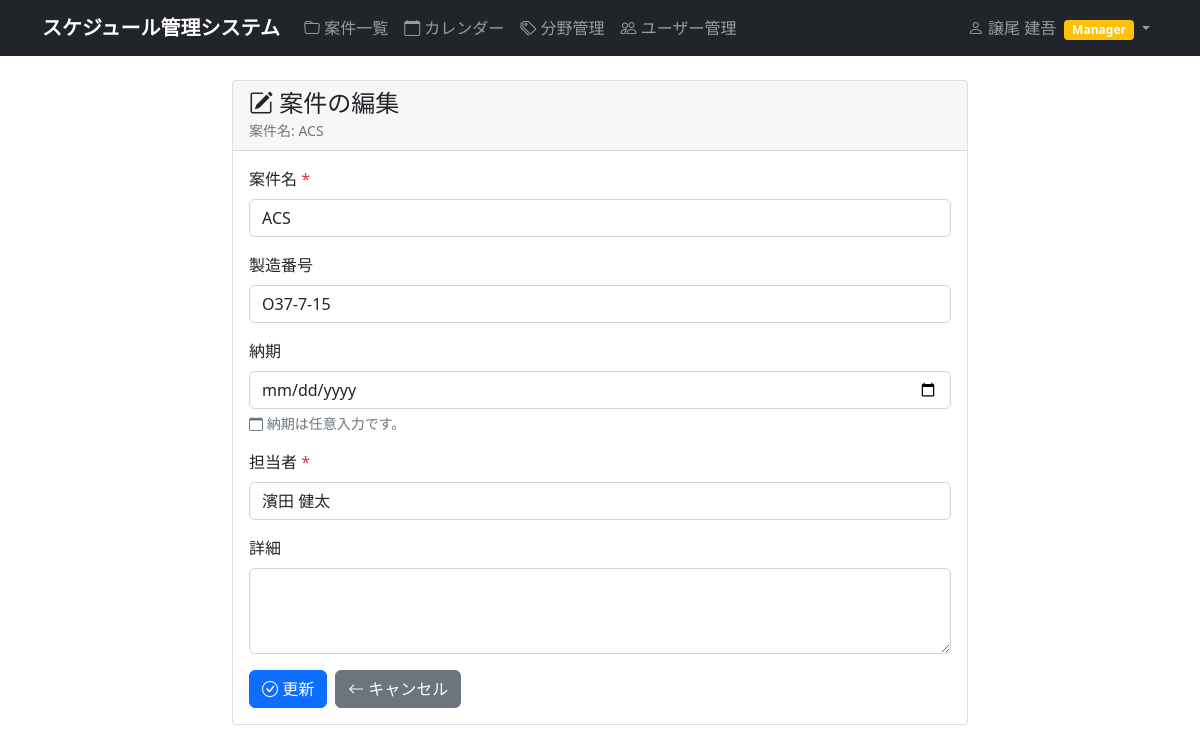
/schedule/projects/6/edit/ (signed in), run on the app's committed database.
### accounts/models.py (models this page shows)
class CustomUser(AbstractUser):
    email = models.EmailField('メールアドレス', blank=True, null=True)
    department = models.CharField('部署', max_length=100, blank=True)
    phone = models.CharField('電話番号', max_length=20, blank=True)
    is_manager = models.BooleanField('マネージャー権限', default=False)
    is_viewer = models.BooleanField('閲覧者権限', default=False, help_text='全員の案件を閲覧できますが編集はできません')
    class Meta:
        verbose_name = 'ユーザー'
        verbose_name_plural = 'ユーザー'
    def __str__(self):
        if self.first_name or self.last_name:
            return f"{self.last_name} {self.first_name}".strip()
        return self.username

### schedule/models.py (models this page shows, shortened)
class Project(models.Model):
    name = models.CharField('案件名', max_length=200)
    manufacturing_number = models.CharField('製造番号', max_length=100)
    due_date = models.DateField('納期', null=True, blank=True)
    description = models.TextField('詳細', blank=True)
    is_completed = models.BooleanField('完了フラグ', default=False)
    completed_at = models.DateTimeField('完了日時', null=True, blank=True)
    created_by = models.ForeignKey(User, on_delete=models.CASCADE, verbose_name='登録者', related_name='created_projects')
    assigned_to = models.ForeignKey(User, on_delete=models.CASCADE, verbose_name='担当者', related_name='assigned_projects')
    created_at = models.DateTimeField(auto_now_add=True)
    updated_at = models.DateTimeField(auto_now=True)
    class Meta:
        verbose_name = '案件'
        verbose_name_plural = '案件'

### schedule/views.py (the view)
# urls.py: path('projects/<int:pk>/edit/', views.project_edit, name='project_edit'),
@login_required
@never_cache
def project_edit(request, pk):
    project = get_object_or_404(Project, pk=pk)
    if request.user.is_viewer or not (request.user.is_manager or request.user.is_superuser or project.created_by == request.user):
        messages.error(request, 'この案件を編集する権限がありません。')
        return redirect('schedule:project_detail', pk=project.pk)
    if request.method == 'POST':
        form = ProjectForm(request.POST, instance=project, user=request.user)
        if form.is_valid():
            form.save()
            messages.success(request, f'案件「{project.name}」を更新しました。')
            return redirect('schedule:project_detail', pk=project.pk)
    else:
        form = ProjectForm(instance=project, user=request.user)
    return render(request, 'schedule/project_edit.html', {
        'form': form,
    })

### templates/schedule/project_edit.html (shortened to what this page needs)
{% extends "base.html" %}
{% block content %}
<div class="row">
    <div class="col-md-8 mx-auto">
        <div class="card">
            <div class="card-header">
                <h4 class="card-title mb-0">
                    <i class="bi bi-pencil-square"></i> 案件の編集
                </h4>
                <small class="text-muted">案件名: {{ form.instance.name }}</small>
            </div>
            <div class="card-body">
                <form method="post">
                    <div class="mb-3">
                        <label for="{{ form.name.id_for_label }}" class="form-label">案件名 <span class="text-danger">*</span></label>
                        {{ form.name }}
                    </div>
                    <div class="mb-3">
                        <label for="{{ form.manufacturing_number.id_for_label }}" class="form-label">製造番号</label>
                        {{ form.manufacturing_number }}
                    </div>
                    <div class="mb-3">
                        <label for="{{ form.due_date.id_for_label }}" class="form-label">納期</label>
                        {{ form.due_date }}
                        <div class="form-text text-muted">
                            <i class="bi bi-calendar"></i> 納期は任意入力です。
                        </div>
                    </div>
                    <div class="mb-3">
                        <label for="{{ form.assigned_to.id_for_label }}" class="form-label">担当者 <span class="text-danger">*</span></label>
                        {{ form.assigned_to }}
                    </div>
                    <div class="mb-3">
                        <label for="{{ form.description.id_for_label }}" class="form-label">詳細</label>
                        {{ form.description }}
                    </div>
                    <div class="d-flex gap-2">
                        <button type="submit" class="btn btn-primary">
                            <i class="bi bi-check-circle"></i> 更新
                        </button>
                        <a href="{% url 'schedule:project_detail' pk=form.instance.pk %}" class="btn btn-secondary">
                            <i class="bi bi-arrow-left"></i> キャンセル
                        </a>
                    </div>
                </form>
            </div>
        </div>
    </div>
</div>
{% endblock %}

### templates/base.html (shortened to what this page needs)
<!DOCTYPE html>
<head>
    <link href="https://cdn.jsdelivr.net/npm/bootstrap@5.1.3/dist/css/bootstrap.min.css" rel="stylesheet">
    <link rel="stylesheet" href="https://cdn.jsdelivr.net/npm/bootstrap-icons@1.7.2/font/bootstrap-icons.css">
    {% load static %}
    <link rel="stylesheet" href="{% static 'css/style.css' %}">
</head>
<body>
    <nav class="navbar navbar-expand-lg navbar-dark bg-dark">
        <div class="container">
                        <a class="navbar-brand" href="{% url 'schedule:project_list' %}">
                スケジュール管理システム
            </a>
            {% if user.is_authenticated %}
            <div class="collapse navbar-collapse" id="navbarNav">
                <ul class="navbar-nav me-auto">
                    <li class="nav-item">
                        <a class="nav-link" href="{% url 'schedule:project_list' %}">
                            <i class="bi bi-folder"></i> 案件一覧
                        </a>
                    </li>
                    <li class="nav-item">
                        <a class="nav-link" href="{% url 'schedule:calendar' %}">
                            <i class="bi bi-calendar"></i> カレンダー
                        </a>
                    </li>
                    <li class="nav-item">
                        <a class="nav-link" href="{% url 'schedule:field_list' %}">
                            <i class="bi bi-tags"></i> 分野管理
                        </a>
                    </li>
                    {% if user.is_manager or user.is_superuser %}
                    <li class="nav-item">
                        <a class="nav-link" href="{% url 'accounts:user_list' %}">
                            <i class="bi bi-people"></i> ユーザー管理
                        </a>
                    </li>
                    {% endif %}
                </ul>
                <ul class="navbar-nav">
                    <li class="nav-item dropdown">
                        <a class="nav-link dropdown-toggle" href="#" role="button" data-bs-toggle="dropdown">
                            <i class="bi bi-person"></i> {% if user.first_name or user.last_name %}{{ user.last_name }} {{ user.first_name }}{% else %}{{ user.username }}{% endif %}
                            {% if user.is_manager %}<span class="badge bg-warning ms-1">Manager</span>{% endif %}
                        </a>
                    </li>
                </ul>
            </div>
            {% endif %}
        </div>
    </nav>
    <main class="container mt-4">
        {% block content %}
        {% endblock %}
    </main>
</body>
</html>

### static/css/style.css (style rules this page uses)
.form-control { border-radius: 0.375rem; }
.navbar-brand { font-weight: bold; }
.btn { border-radius: 0.375rem; font-weight: 500; }
.badge { font-size: 0.75em; }

### data on the page
CustomUser: last_name "譲尾", first_name "建吾"
Project: instance.name "ACS", name "ACS", manufacturing_number "O37-7-15", assigned_to "濱田 健太"
